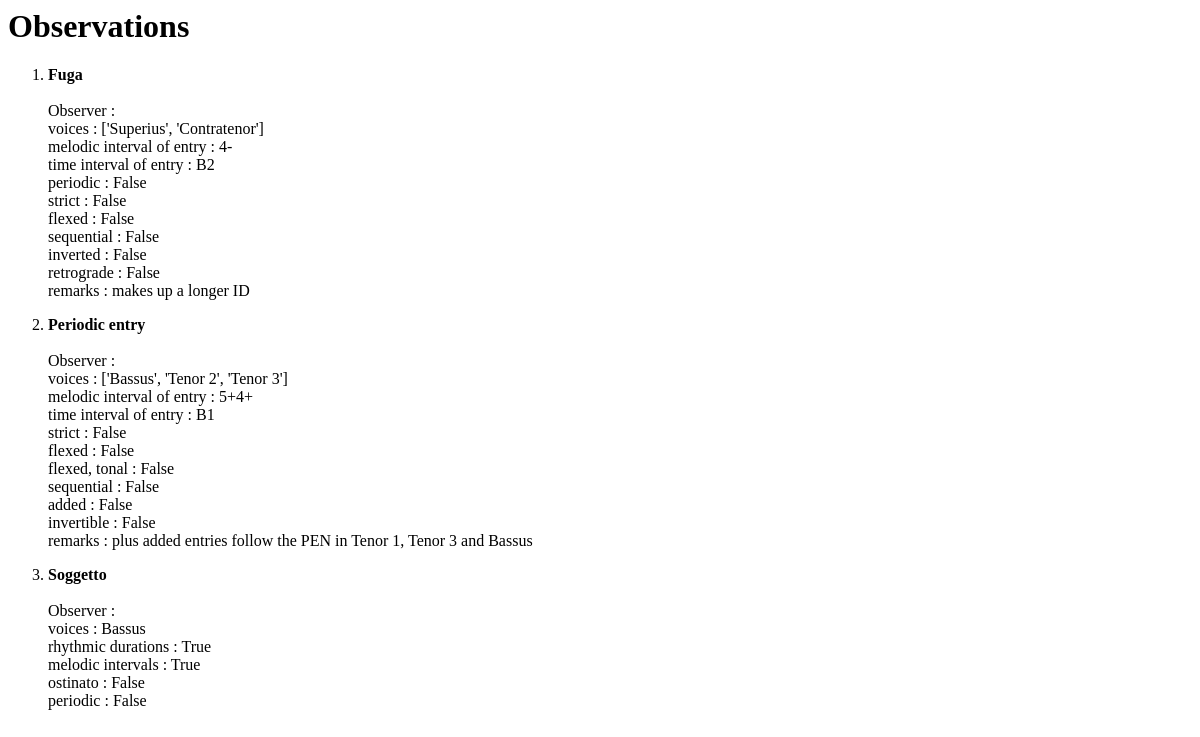
The app's page /observations/, older data.
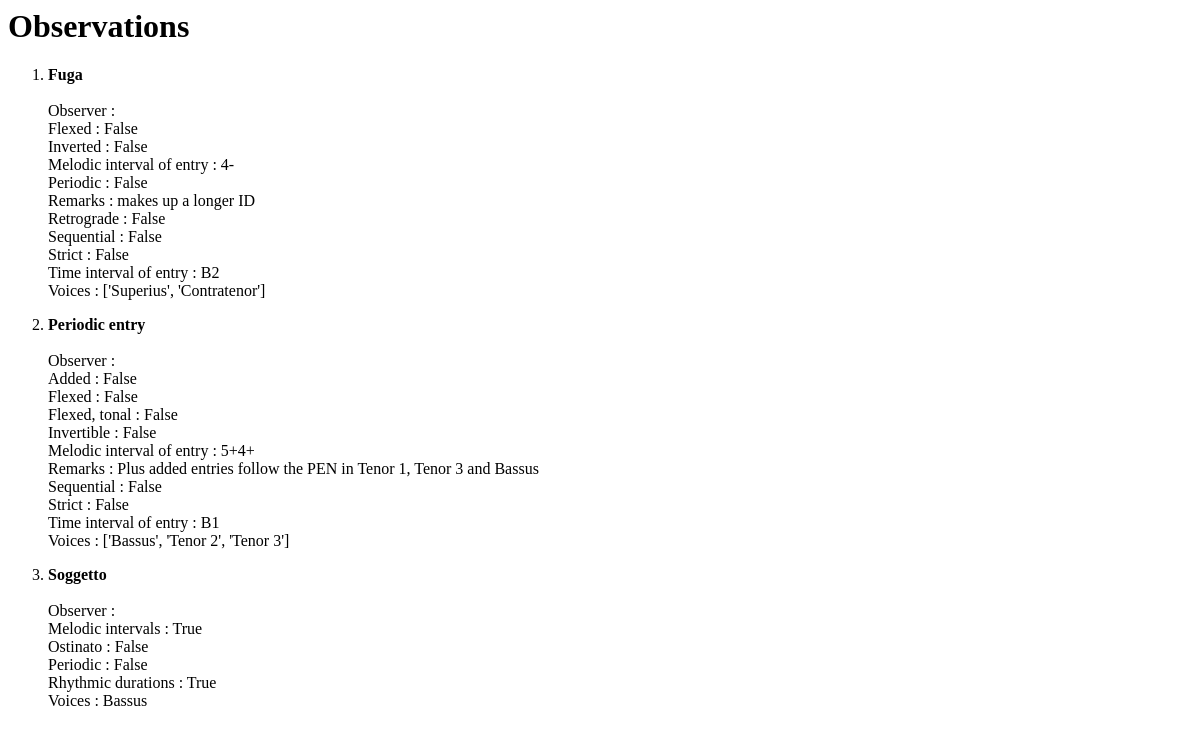
The same page, newer data.
### crim/models/observation.py (models this page shows, shortened)
class CRIMObservation(models.Model):
    class Meta:
        app_label = 'crim'
        verbose_name = 'Observation'
        verbose_name_plural = 'Observations'
    observer = models.CharField(max_length=128, blank=True)
    musical_type = models.CharField(max_length=128, blank=True)
    details = JSONField(null=True)

### crim/views/observation.py (the view, shortened to what this page needs)
# urls.py: path('observations/', ObservationList.as_view(), name='crimobservation-list'),
class ObservationList(APIView):
    renderer_classes = [TemplateHTMLRenderer]
    template_name = 'observation_list.html'
    def get(self, request, format=None):
        observations = CRIMObservation.objects.all()
        return Response({'observations': observations}, template_name='observation_list.html')

### crim/templates/observation_list.html
<html><body>
<h1>Observations</h1>
<ol>
    {% for observation in observations %}
        <p><li><b>{{ observation.musical_type }}</b></li>
        <br>Observer : {{ observation.observer }}
        {% for key, value in observation.details.items %}
            <br>{{ key }} : {{ value }}
        {% endfor %}</p>
    {% endfor %}
</ol>
</body></html>

Row changes from the older to the newer data that the page shows:
changed CRIMObservation "Fuga": key "flexed" → "Flexed"; key "inverted" → "Inverted"; key "melodic interval of entry" → "Melodic interval of entry"; key "periodic" → "Periodic"; key "remarks" → "Remarks"; key "retrograde" → "Retrograde"; key "sequential" → "Sequential"; key "strict" → "Strict"; key "time interval of entry" → "Time interval of entry"; key "voices" → "Voices"
changed CRIMObservation "Periodic entry": key "added" → "Added"; key "flexed" → "Flexed"; key "flexed, tonal" → "Flexed, tonal"; key "invertible" → "Invertible"; key "melodic interval of entry" → "Melodic interval of entry"; key "remarks" → "Remarks"; value "plus added entries follow the PEN in Tenor 1, Tenor 3 and Bassus" → "Plus added entries follow the PEN in Tenor 1, Tenor 3 and Bassus"; key "sequential" → "Sequential"; key "strict" → "Strict"; key "time interval of entry" → "Time interval of entry"; key "voices" → "Voices"
changed CRIMObservation "Soggetto": key "melodic intervals" → "Melodic intervals"; key "ostinato" → "Ostinato"; key "periodic" → "Periodic"; key "rhythmic durations" → "Rhythmic durations"; key "voices" → "Voices"
